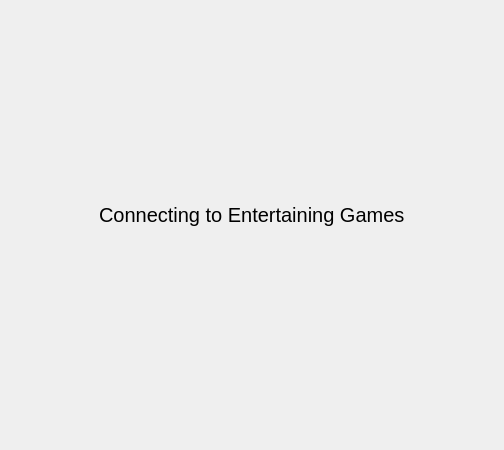
<?xml version="1.0" encoding="UTF-8"?>
<ui version="4.0">
 <class>MainOnlineScreen</class>
 <widget class="QWidget" name="MainOnlineScreen">
  <property name="geometry">
   <rect>
    <x>0</x>
    <y>0</y>
    <width>504</width>
    <height>450</height>
   </rect>
  </property>
  <property name="windowTitle">
   <string>Form</string>
  </property>
  <layout class="QVBoxLayout" name="verticalLayout">
   <property name="spacing">
    <number>0</number>
   </property>
   <property name="leftMargin">
    <number>0</number>
   </property>
   <property name="topMargin">
    <number>0</number>
   </property>
   <property name="rightMargin">
    <number>0</number>
   </property>
   <property name="bottomMargin">
    <number>0</number>
   </property>
   <item>
    <widget class="QStackedWidget" name="stackedWidget">
     <property name="currentIndex">
      <number>0</number>
     </property>
     <widget class="QWidget" name="connectingPage">
      <layout class="QGridLayout" name="gridLayout">
       <item row="0" column="1">
        <spacer name="verticalSpacer">
         <property name="orientation">
          <enum>Qt::Vertical</enum>
         </property>
         <property name="sizeHint" stdset="0">
          <size>
           <width>20</width>
           <height>171</height>
          </size>
         </property>
        </spacer>
       </item>
       <item row="1" column="0">
        <spacer name="horizontalSpacer">
         <property name="orientation">
          <enum>Qt::Horizontal</enum>
         </property>
         <property name="sizeHint" stdset="0">
          <size>
           <width>65</width>
           <height>20</height>
          </size>
         </property>
        </spacer>
       </item>
       <item row="1" column="1">
        <widget class="QWidget" name="widget" native="true">
         <layout class="QVBoxLayout" name="verticalLayout_2">
          <property name="spacing">
           <number>20</number>
          </property>
          <item>
           <widget class="QLabel" name="label">
            <property name="font">
             <font>
              <pointsize>15</pointsize>
             </font>
            </property>
            <property name="text">
             <string>Connecting to Entertaining Games</string>
            </property>
           </widget>
          </item>
          <item>
           <widget class="tCircularSpinner" name="widget_2" native="true"/>
          </item>
         </layout>
        </widget>
       </item>
       <item row="1" column="2">
        <spacer name="horizontalSpacer_2">
         <property name="orientation">
          <enum>Qt::Horizontal</enum>
         </property>
         <property name="sizeHint" stdset="0">
          <size>
           <width>64</width>
           <height>20</height>
          </size>
         </property>
        </spacer>
       </item>
       <item row="2" column="1">
        <spacer name="verticalSpacer_2">
         <property name="orientation">
          <enum>Qt::Vertical</enum>
         </property>
         <property name="sizeHint" stdset="0">
          <size>
           <width>20</width>
           <height>171</height>
          </size>
         </property>
        </spacer>
       </item>
      </layout>
     </widget>
     <widget class="OnlineMenuScreen" name="menuPage"/>
     <widget class="OnlineLobbyScreen" name="lobbyPage"/>
     <widget class="OnlineGameScreen" name="gamePage"/>
    </widget>
   </item>
  </layout>
 </widget>
 <customwidgets>
  <customwidget>
   <class>tCircularSpinner</class>
   <extends>QWidget</extends>
   <header location="global">tcircularspinner.h</header>
   <container>1</container>
  </customwidget>
  <customwidget>
   <class>OnlineMenuScreen</class>
   <extends>QWidget</extends>
   <header>online/onlinemenuscreen.h</header>
   <container>1</container>
  </customwidget>
  <customwidget>
   <class>OnlineLobbyScreen</class>
   <extends>QWidget</extends>
   <header>online/onlinelobbyscreen.h</header>
   <container>1</container>
  </customwidget>
  <customwidget>
   <class>OnlineGameScreen</class>
   <extends>QWidget</extends>
   <header>online/onlinegamescreen.h</header>
   <container>1</container>
  </customwidget>
 </customwidgets>
 <resources/>
 <connections/>
</ui>
